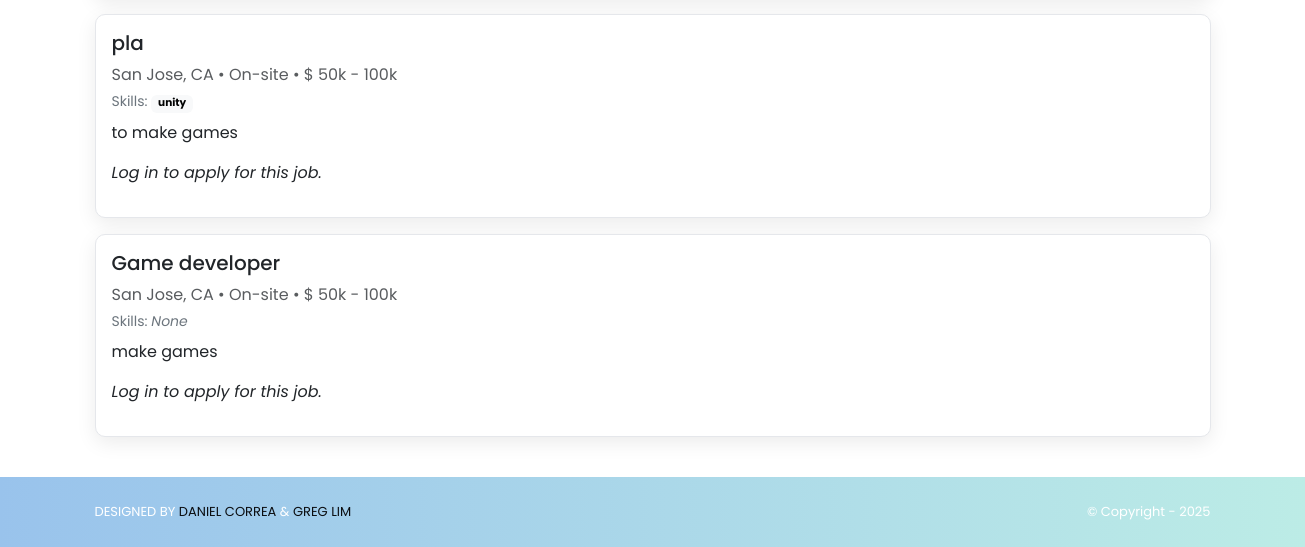
The app's page /jobs/ (lower part), older data.
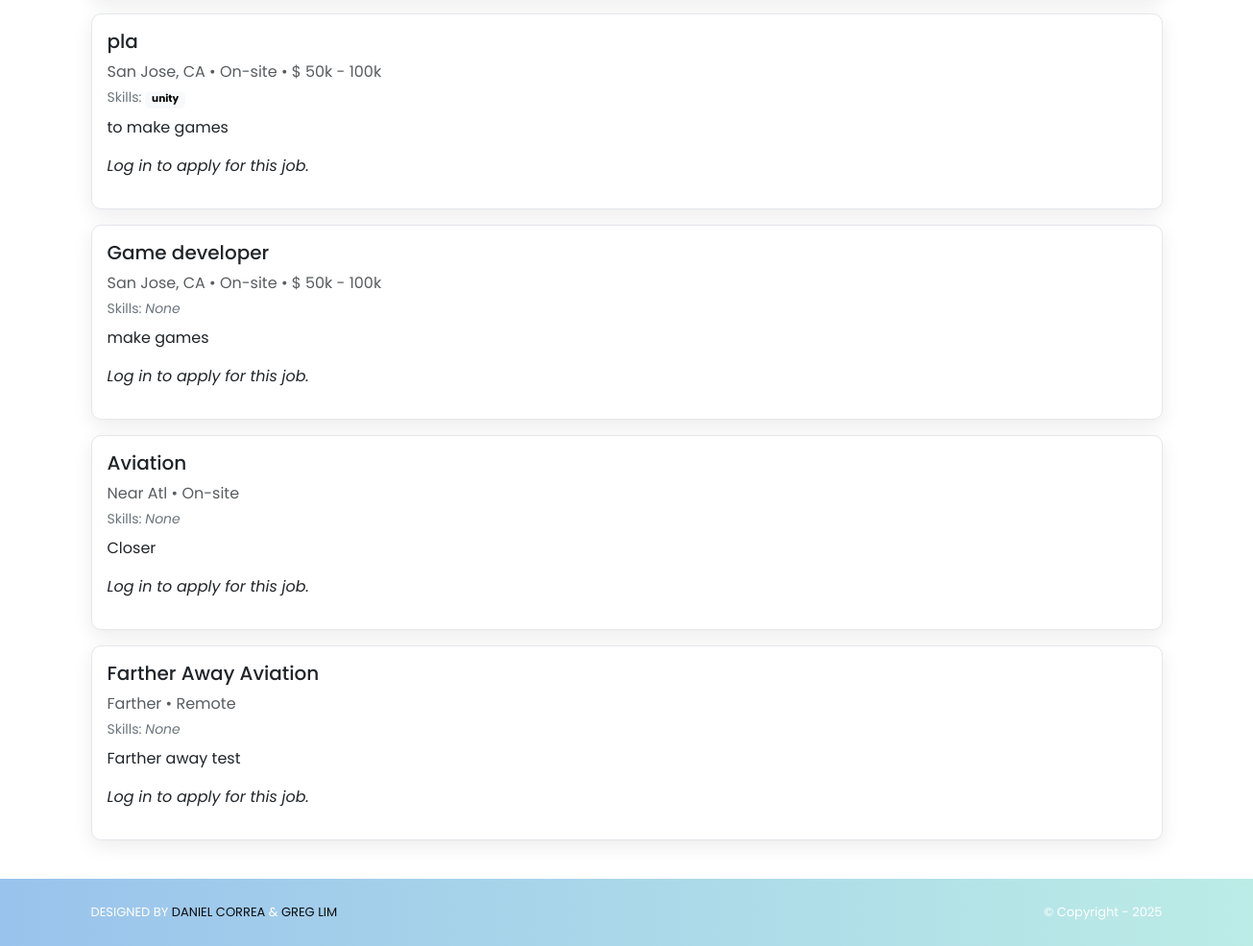
The same page, newer data.
### jobs/models.py (models this page shows, shortened)
class Job(models.Model):
    class RemoteType(models.TextChoices):
        ONSITE = "ONSITE", "On-site"
        REMOTE = "REMOTE", "Remote"
        HYBRID = "HYBRID", "Hybrid"
    title = models.CharField(max_length=200, db_index=True)
    description = models.TextField()
    location = models.CharField(max_length=200, db_index=True)
    address = models.CharField(max_length=200, db_index=True)
    remote_type = models.CharField(max_length=6, choices=RemoteType.choices)
    salary_min = models.PositiveIntegerField(null=True, blank=True)
    salary_max = models.PositiveIntegerField(null=True, blank=True)
    visa_sponsorship = models.BooleanField(default=False)
    min_experience = models.PositiveIntegerField(null=True, blank=True)
    skills = models.ManyToManyField(Skill, blank=True, related_name="jobs")
    created_by = models.ForeignKey(
        settings.AUTH_USER_MODEL,
        on_delete=models.CASCADE,
        related_name="jobs",
        limit_choices_to={"role": "RECRUITER"},
    )
    created_at = models.DateTimeField(auto_now_add=True)

### jobSeekers/models.py (models this page shows, shortened)
class Skill(models.Model):
    name = models.CharField(max_length=255, unique=True)

### jobs/views.py (the view)
# urls.py: path("", views.job_list, name="jobs.list"),
def job_list(request):
    qs = Job.objects.all().select_related("created_by").prefetch_related("skills")
    f = JobFilter(request.GET, queryset=qs)
    selected_remote_types = [v for v in request.GET.getlist("remote_type") if v]
    applied_jobs_preprocess = []
    if request.user.is_authenticated and request.user.is_jobseeker:
        applied_jobs_preprocess = Application.objects.filter(user=request.user).values_list('job_id', flat=True)
    applied_jobs_status = applied_jobs_preprocess
    applied_jobs = json.dumps(list(applied_jobs_preprocess))
    return render(request, "jobs/list.html", {
        "filter": f,
        "jobs": f.qs,
        "selected_remote_types": selected_remote_types,
        "applied_jobs": applied_jobs,
        "applied_jobs_status": applied_jobs_status,
    })

### jobStore/context_processors.py (called while the page is built)
def static_revisions(request):
    base = Path(settings.BASE_DIR)
    logo_path = base / 'jobStore' / 'static' / 'img' / 'logo.png'
    try:
        rev_logo = str(int(os.path.getmtime(logo_path)))
    except Exception:
        rev_logo = '1'
    css_path = base / 'jobStore' / 'static' / 'css' / 'style.css'
    try:
        rev_css = str(int(os.path.getmtime(css_path)))
    except Exception:
        rev_css = '1'
    return {
        'STATIC_REV_LOGO': rev_logo,
        'STATIC_REV_CSS': rev_css,
    }

### jobs/templates/jobs/list.html (shortened to what this page needs)
{% extends "base.html" %}
{% load static %}
{% block content %}
<div class="container py-4">
  {% for job in jobs %}
    <div class="card mb-3">
      <div class="card-body">
        <h5 class="card-title">{{ job.title }}</h5>
        <div class="text-muted mb-1">
          {{ job.location }} &bull; {{ job.get_remote_type_display }}
          {% if job.salary_min or job.salary_max %}
            &bull; $
            {% if job.salary_min %}{% widthratio job.salary_min 1000 1 %}k{% else %}?{% endif %}
            -
            {% if job.salary_max %}{% widthratio job.salary_max 1000 1 %}k{% else %}?{% endif %}
          {% endif %}
        </div>
        <div class="small text-secondary mb-2">
          Skills:
          {% for s in job.skills.all %}
            <span class="badge text-bg-light me-1">{{ s.name }}</span>
          {% empty %}
            <em>None</em>
          {% endfor %}
        </div>
        <p class="card-text">{{ job.description|truncatewords:40 }}</p>
        {% if user.is_authenticated %}
          {% if user.is_jobseeker %}
            {% if job.id in applied_jobs_status %}
              <a href="{% url 'application_status' job.id %}" class="btn btn-primary">Check Status</a>
            {% else %}
              <button type="button" class="btn btn-success" data-bs-toggle="modal" data-bs-target="#applyModal{{ job.id }}">Apply</button>
            {% endif %}
            <div class="modal fade" id="applyModal{{ job.id }}" tabindex="-1" aria-hidden="true">
              <div class="modal-dialog">
                <div class="modal-content">
                  <div class="modal-header">
                    <h5 class="modal-title">Apply for {{ job.title }}</h5>
                    <button type="button" class="btn-close" data-bs-dismiss="modal"></button>
                  </div>
                  <div class="modal-body">
                    <form method="POST" action="{% url 'apply_job' job.id %}">
                      {% csrf_token %}
                      <div class="mb-3">
                        <label for="message" class="form-label">Message to Employer</label>
                        <textarea class="form-control" id="message" name="message" rows="4" required></textarea>
                      </div>
                      <button type="submit" class="btn btn-primary">Send Application</button>
                    </form>
                  </div>
                </div>
              </div>
            </div>
          {% else %}
            <p><em>Log in as Job Seeker to apply</em></p>
          {% endif %}
        {% else %}
          <p><em>Log in to apply for this job.</em></p>
        {% endif %}
      </div>
    </div>
  {% empty %}
    <p>No jobs match your filters.</p>
  {% endfor %}
</div>
{% endblock %}

Row changes from the older to the newer data that the page shows:
added Job: title "Aviation", location "Near Atl", remote_type "On-site", description "Closer"
added Job: title "Farther Away Aviation", location "Farther", remote_type "Remote", description "Farther away test"
